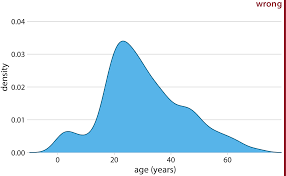
#> input picture Statistics & Probability/Skew, Kurtosis/Skew/Detect Skew/images/density.png, 286 x 176 px
$ jupyter execute 'density plot.ipynb'
#> lines starting #> are read from the running program, lines starting #| are printed output that depends on the picture
1. [Density Plot](#density-plot)

#### Density Plot:
- it plots the distribution of data similar as the normal distribution curve
- it uses the probability distribution function via kernal density estimation to create the density plot (normal distribution curve)
- it is used to identify skewness of the data distribution
- it plots for only continuous numerical values

[cell 1]
from PIL import Image
from IPython.display import display

img = Image.open('images/density.png')
#> img is the input picture: PIL image 286x176 P; mean R, G, B 220.4, 236.8, 246.7
new_image = img.resize((440, 280))
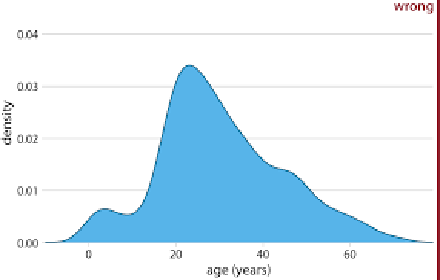
#> new_image: PIL image 440x280 P; mean R, G, B 220.5, 236.8, 246.7
display(new_image)


$ run again, with Statistics & Probability/Skew, Kurtosis/Skew/Detect Skew/images/decile.png copied over Statistics & Probability/Skew, Kurtosis/Skew/Detect Skew/images/density.png
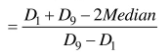
#> input picture Statistics & Probability/Skew, Kurtosis/Skew/Detect Skew/images/decile.png, 160 x 52 px
#> img is the input picture: PIL image 160x52 RGBA; mean R, G, B, A 236.1, 236.1, 236.1, 255
#> `new_image = img.resize((440, 280))`:
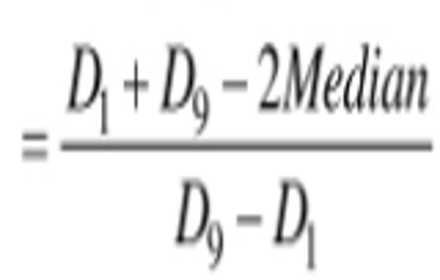
#> new_image: PIL image 440x280 RGBA; mean R, G, B, A 235.8, 235.8, 235.8, 255

$ run again, with Statistics & Probability/Skew, Kurtosis/Skew/Detect Skew/images/histogram.png copied over Statistics & Probability/Skew, Kurtosis/Skew/Detect Skew/images/density.png
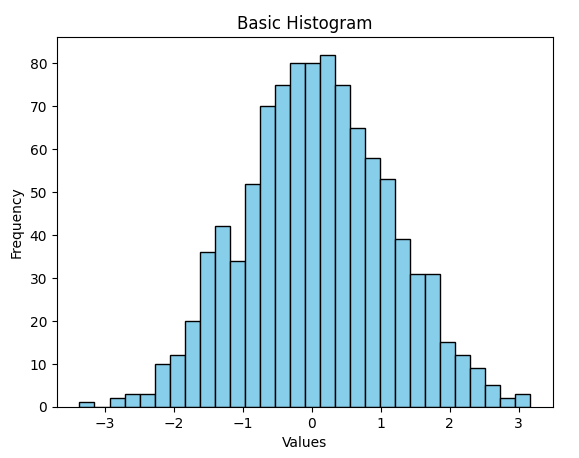
#> input picture Statistics & Probability/Skew, Kurtosis/Skew/Detect Skew/images/histogram.png, 579 x 458 px
#> img is the input picture: PIL image 579x458 RGBA; mean R, G, B, A 218.1, 233.5, 239.8, 255
#> `new_image = img.resize((440, 280))`:
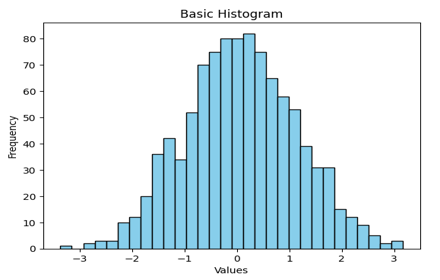
#> new_image: PIL image 440x280 RGBA; mean R, G, B, A 217.9, 233.3, 239.6, 255
